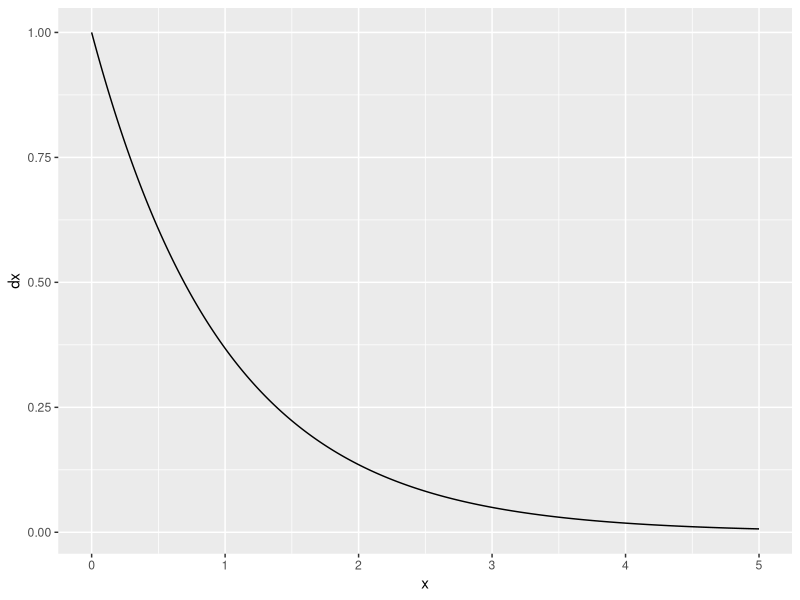
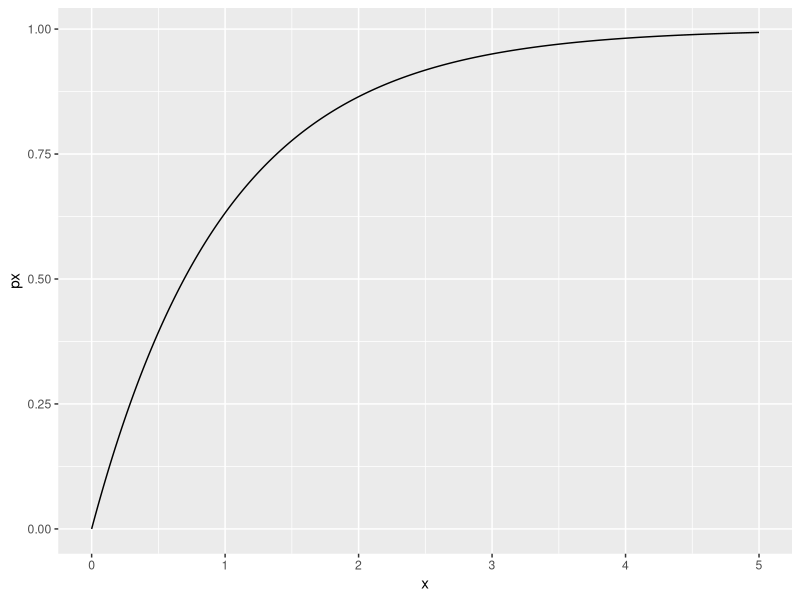
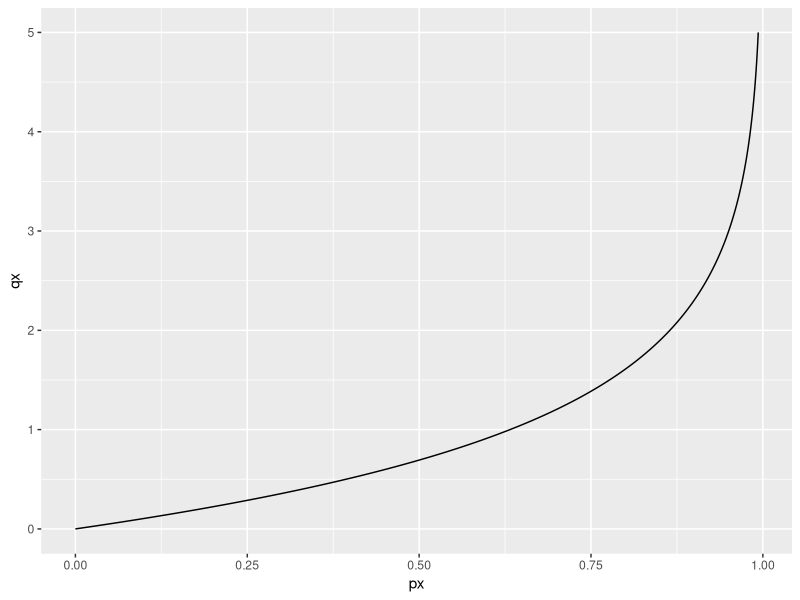
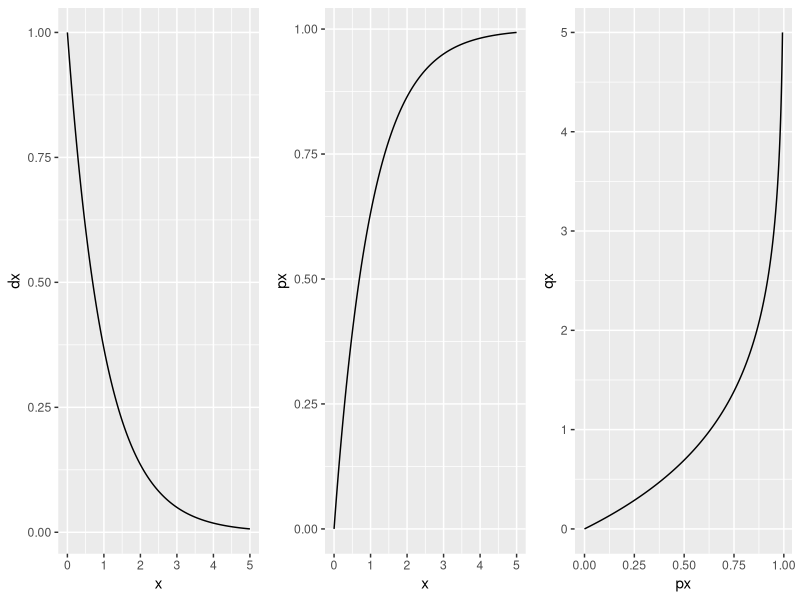

Write the R code that produced these figures, in order.
## ---- chunk 1
library(ggplot2)
x <- seq(0, 5, length=500)
dx <- dexp(x)
px <- pexp(x)
qx <- qexp(px)  # qexp() is the inverse of pexp()
ggplot() + geom_line(aes(x=x, y=dx))
ggplot() + geom_line(aes(x=x, y=px))
ggplot() + geom_line(aes(x=px, y=qx))
## ---- chunk 2
library(ggplot2)
library(gridExtra)
x <- seq(0, 5, length=500)
dx <- dexp(x)
px <- pexp(x)
qx <- qexp(px)  # qexp() is the inverse of pexp()
fig1 <- ggplot() + geom_line(aes(x=x, y=dx))
fig2 <- ggplot() + geom_line(aes(x=x, y=px))
fig3 <- ggplot() + geom_line(aes(x=px, y=qx))
grid.arrange(fig1, fig2, fig3, ncol=3)
